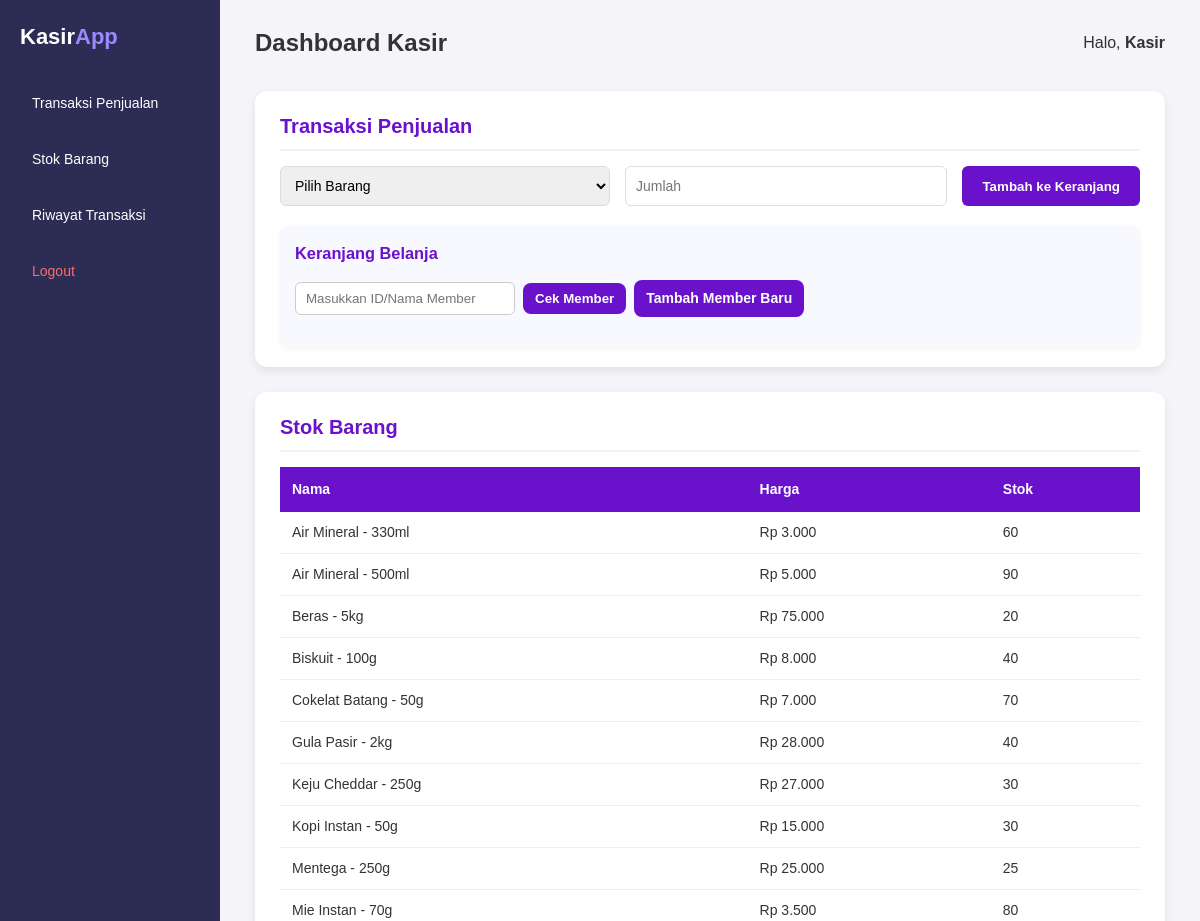
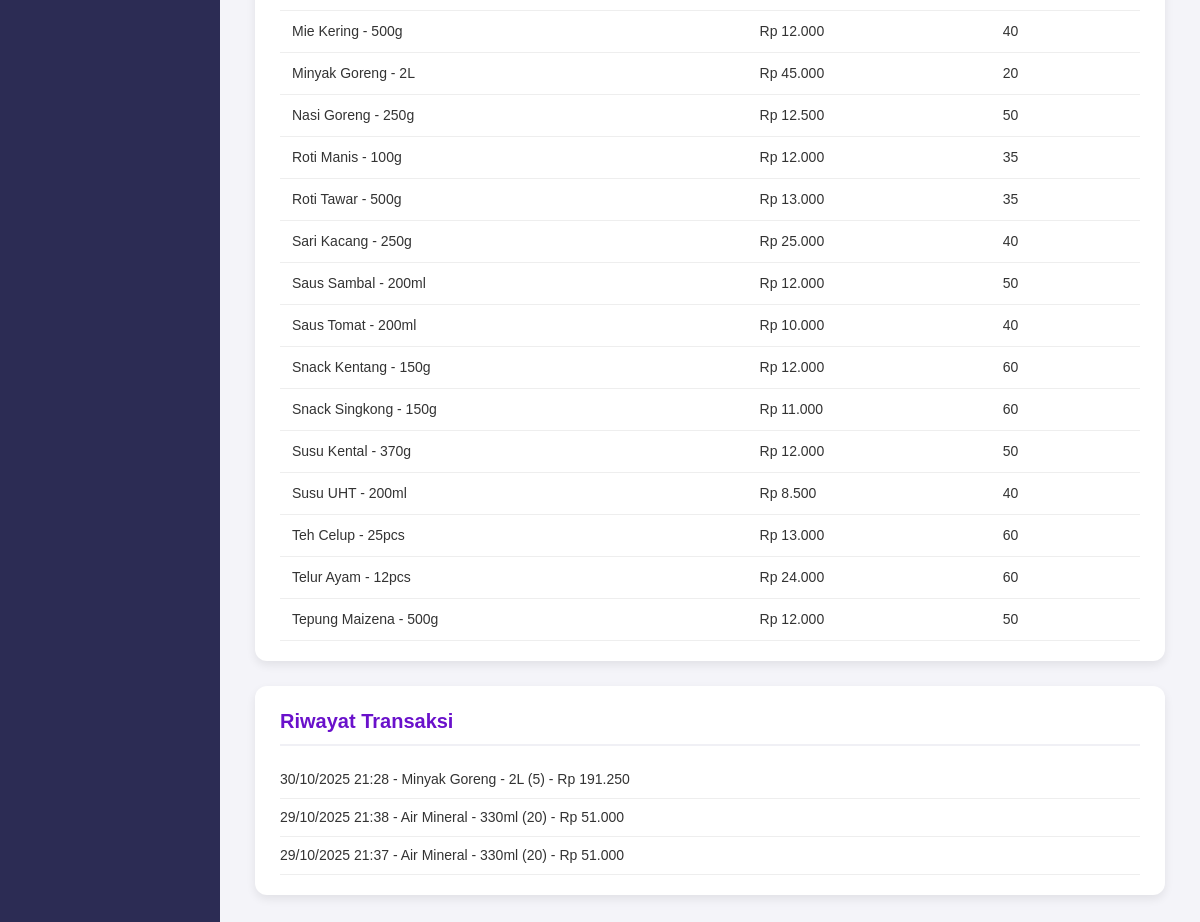
Screenshot of /Website_Kasir/public/dashboardKasir.php (signed in) with the database file from the repository (2 pictures, top to bottom).
### tables this page shows
CREATE TABLE `barang` (
  `id` int(11) NOT NULL,
  `nama` varchar(100) NOT NULL,
  `harga` int(11) NOT NULL,
  `stok` int(11) NOT NULL
);

CREATE TABLE `detail_transaksi` (
  `id` int(11) NOT NULL,
  `transaksi_id` int(11) DEFAULT NULL,
  `barang_id` int(11) DEFAULT NULL,
  `jumlah` int(11) DEFAULT NULL,
  `subtotal` int(11) DEFAULT NULL
);

CREATE TABLE `transaksi` (
  `id` int(11) NOT NULL,
  `tanggal` datetime DEFAULT current_timestamp(),
  `kasir_id` int(11) DEFAULT NULL,
  `member_id` int(11) DEFAULT NULL,
  `is_member` tinyint(1) DEFAULT 0,
  `total` int(11) DEFAULT NULL,
  `diskon` int(11) DEFAULT 0,
  `total_akhir` int(11) DEFAULT 0
);

### Website_Kasir/public/dashboardKasir.php (the view, shortened to what this page needs)
<?php
include("../config/db.php");
$userId   = $_SESSION['user_id'];
$username = $_SESSION['username'];
$riwayatResult = $conn->query("
    SELECT t.id AS transaksi_id, t.tanggal, dt.barang_id, b.nama AS barang_nama, dt.jumlah, dt.subtotal, t.diskon, t.total_akhir
    FROM transaksi t
    JOIN detail_transaksi dt ON t.id = dt.transaksi_id
    JOIN barang b ON dt.barang_id = b.id
    WHERE t.kasir_id = $userId
    ORDER BY t.tanggal DESC
");
?>
<!DOCTYPE html>
<html lang="id">
<head>
    <link rel="stylesheet" href="styles/kasirStyle.css">
</head>
<body>
    <div class="layout">
        <aside class="sidebar">
            <div class="logo">
                <h2>Kasir<span>App</span></h2>
            </div>
            <nav class="menu">
                <ul>
                    <li><a href="#transaksi">Transaksi Penjualan</a></li>
                    <li><a href="#stok">Stok Barang</a></li>
                    <li><a href="#riwayat">Riwayat Transaksi</a></li>
                    <li><a href="logout.php" class="logout">Logout</a></li>
                </ul>
            </nav>
        </aside>
        <main class="content">
            <header class="topbar">
                <h1>Dashboard Kasir</h1>
                <p>Halo, <b><?= htmlspecialchars($username) ?></b></p>
            </header>
            <section id="transaksi" class="section">
                <header class="section-header">
                    <h2>Transaksi Penjualan</h2>
                </header>
                <div class="section-body">
                    <form class="form-transaction" method="POST" action="">
                        <select name="barang_id" required>
                            <option value="">Pilih Barang</option>
                        </select>
                        <input type="number" name="jumlah" placeholder="Jumlah" min="1" required>
                        <button type="submit" class="btn">Tambah ke Keranjang</button>
                    </form>
                    <div class="cart">
                        <h3>Keranjang Belanja</h3>
                         <div class="member-box">
                        <form method="POST" action="" style="display:flex; gap:8px; align-items:center;">
                            <input type="text" name="member_search" placeholder="Masukkan ID/Nama Member" value="<?= isset($_SESSION['selected_member']['nama']) ? htmlspecialchars($_SESSION['selected_member']['nama']) : '' ?>">
                            <button type="submit" name="check_member" class="btn">Cek Member</button>
                            <a href="../public/register_user/addMember.php" class="btn">Tambah Member Baru</a>
                        </form>
                    </div>
                    </div>
                </div>
            </section>
            <section id="stok" class="section">
                <header class="section-header">
                    <h2>Stok Barang</h2>
                </header>
                <div class="section-body">
                    <table>
                        <thead>
                            <tr>
                                <th>Nama</th>
                                <th>Harga</th>
                                <th>Stok</th>
                            </tr>
                        </thead>
                        <tbody>
                            <?php
                            $barangResult = $conn->query("SELECT id, nama, harga, stok FROM barang ORDER BY nama ASC");
                            while ($row = $barangResult->fetch_assoc()):
                            ?>
                                <tr>
                                    <td><?= htmlspecialchars($row['nama']) ?></td>
                                    <td>Rp <?= number_format($row['harga'], 0, ",", ".") ?></td>
                                    <td><?= $row['stok'] ?></td>
                                </tr>
                            <?php endwhile; ?>
                        </tbody>
                    </table>
                </div>
            </section>
            <section id="riwayat" class="section">
                <header class="section-header">
                    <h2>Riwayat Transaksi</h2>
                </header>
                <div class="section-body">
                    <ul>
                        <?php while ($trans = $riwayatResult->fetch_assoc()): ?>
                            <li><?= date("d/m/Y H:i", strtotime($trans['tanggal'])) ?> - <?= htmlspecialchars($trans['barang_nama']) ?> (<?= $trans['jumlah'] ?>) - Rp <?= number_format($trans['subtotal'], 0, ",", ".") ?></li>
                        <?php endwhile; ?>
                    </ul>
                </div>
            </section>
        </main>
    </div>
</body>
</html>

### Website_Kasir/public/styles/kasirStyle.css (style rules this page uses)
* { margin: 0; padding: 0; box-sizing: border-box; font-family: 'Poppins', sans-serif; }
body { background-color: #f4f4f9; color: #333; font-size: 14px; line-height: 1.5; }
.layout { display: flex; min-height: 100vh; }
.sidebar { width: 220px; background-color: #2c2c54; color: #fff; display: flex; flex-direction: column; padding: 20px; }
.sidebar .logo h2 { font-size: 22px; font-weight: 700; margin-bottom: 30px; }
.sidebar .logo span { color: #9c88ff; }
.sidebar .menu ul { list-style: none; padding: 0; }
.sidebar .menu ul li { margin-bottom: 15px; }
.sidebar .menu ul li a { text-decoration: none; color: #fff; display: block; padding: 10px 12px; border-radius: 6px; }
.sidebar .menu ul li a.logout { color: #ff6b6b; }
.content { flex: 1; padding: 25px 35px; }
.topbar { display: flex; justify-content: space-between; align-items: center; margin-bottom: 30px; }
.topbar h1 { font-size: 24px; }
.topbar p { font-size: 16px; }
.section { background-color: #fff; padding: 20px 25px; border-radius: 12px; margin-bottom: 25px; box-shadow: 0 4px 10px rgba(0, 0, 0, 0.08); }
.section-header h2 { font-size: 20px; margin-bottom: 15px; color: #6a11cb; border-bottom: 2px solid #f0f0f5; padding-bottom: 8px; }
.section-body ul { list-style: none; }
.section-body ul li { padding: 8px 0; border-bottom: 1px solid #eee; }
.form-transaction { display: flex; gap: 15px; margin-bottom: 20px; flex-wrap: wrap; }
.form-transaction select, .form-transaction input[type="number"] { padding: 10px; border: 1px solid #ddd; border-radius: 6px; font-size: 14px; flex: 1; }
.form-transaction button { background-color: #6a11cb; color: #fff; border: none; padding: 10px 20px; border-radius: 6px; cursor: pointer; font-weight: 600; transition: 0.3s; }
.member-box { margin-top: 14px; display: flex; gap: 10px; align-items: center; flex-wrap: wrap; }
.member-box input[type="text"] { padding: 8px 10px; border-radius: 6px; border: 1px solid #ccc; min-width: 220px; }
.member-box .btn { background: #6a11cb; color: #fff; padding: 8px 12px; border-radius: 8px; border: none; cursor: pointer; font-weight: 600; transition: 0.3s; text-decoration: none; }
.cart { margin-top: 18px; background-color: #f8f8ff; padding: 15px; border-radius: 10px; box-shadow: 0 2px 6px rgba(0, 0, 0, 0.05); }
.cart h3 { margin-bottom: 10px; color: #6a11cb; }
table { width: 100%; border-collapse: collapse; }
thead { background-color: #6a11cb; color: #fff; }
thead th { padding: 12px; text-align: left; }
tbody tr { border-bottom: 1px solid #eee; transition: background 0.3s; }
tbody td { padding: 10px 12px; }

### rows the page displays
barang: nama "Air Mineral - 330ml", harga "3.000", stok "60"
barang: nama "Air Mineral - 500ml", harga "5.000", stok "90"
barang: nama "Beras - 5kg", harga "75.000", stok "20"
barang: nama "Biskuit - 100g", harga "8.000", stok "40"
barang: nama "Cokelat Batang - 50g", harga "7.000", stok "70"
barang: nama "Gula Pasir - 2kg", harga "28.000", stok "40"
barang: nama "Keju Cheddar - 250g", harga "27.000", stok "30"
barang: nama "Kopi Instan - 50g", harga "15.000", stok "30"
barang: nama "Mentega - 250g", harga "25.000", stok "25"
barang: nama "Mie Instan - 70g", harga "3.500", stok "80"
barang: nama "Mie Kering - 500g", harga "12.000", stok "40"
barang: nama "Minyak Goreng - 2L", harga "45.000", stok "20"
barang: nama "Nasi Goreng - 250g", harga "12.500", stok "50"
barang: nama "Roti Manis - 100g", harga "12.000", stok "35"
barang: nama "Roti Tawar - 500g", harga "13.000", stok "35"
barang: nama "Sari Kacang - 250g", harga "25.000", stok "40"
barang: nama "Saus Sambal - 200ml", harga "12.000", stok "50"
barang: nama "Saus Tomat - 200ml", harga "10.000", stok "40"
barang: nama "Snack Kentang - 150g", harga "12.000", stok "60"
barang: nama "Snack Singkong - 150g", harga "11.000", stok "60"
barang: nama "Susu Kental - 370g", harga "12.000", stok "50"
barang: nama "Susu UHT - 200ml", harga "8.500", stok "40"
barang: nama "Teh Celup - 25pcs", harga "13.000", stok "60"
barang: nama "Telur Ayam - 12pcs", harga "24.000", stok "60"
barang: nama "Tepung Maizena - 500g", harga "12.000", stok "50"
detail_transaksi: transaksi.tanggal "30/10/2025 21:28", barang.nama "Minyak Goreng - 2L", jumlah "5", subtotal "191.250"
detail_transaksi: transaksi.tanggal "29/10/2025 21:38", barang.nama "Air Mineral - 330ml", jumlah "20", subtotal "51.000"
detail_transaksi: transaksi.tanggal "29/10/2025 21:37", barang.nama "Air Mineral - 330ml", jumlah "20", subtotal "51.000"

### other values shown
$username "Kasir"
